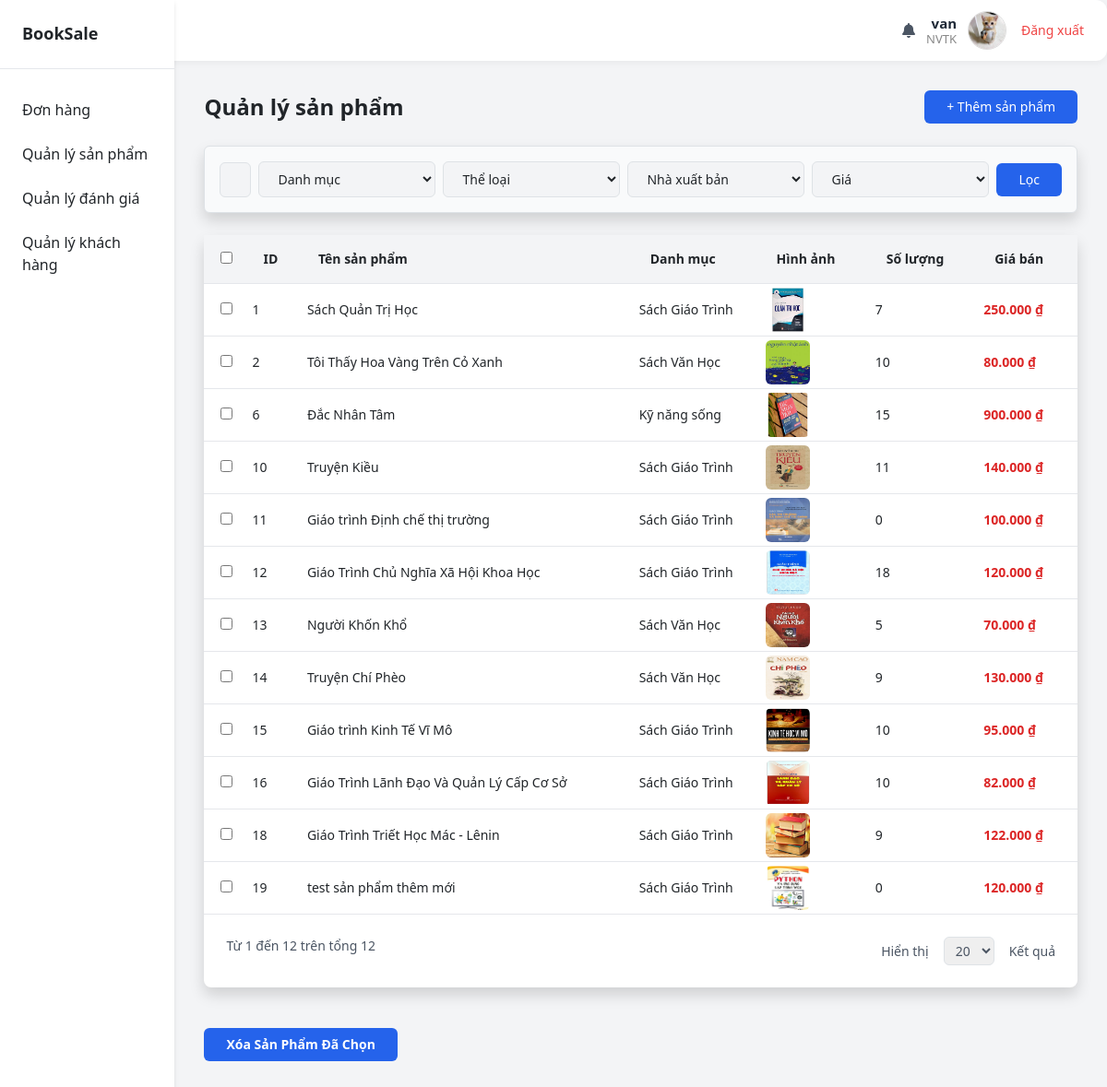
Screenshot of /emp/product (signed in) with the database file from the repository.
### booksale_app/models.py (models this page shows, shortened)
class Product(models.Model):
    product_name = models.CharField(
        max_length = 255,
        blank=False, null=False,
        help_text = "Tên sản phẩm"
    )
    description = models.TextField(
        blank=False, null=False,
        help_text = "Mô tả"
    )
    image = models.ImageField(upload_to='products/', null=True, blank=True)
    cost_price = models.DecimalField(
        max_digits=10,
        decimal_places=3
    )
    sell_price = models.DecimalField(
        max_digits=10,
        decimal_places=3
    )
    quantity = models.PositiveIntegerField(default=0)
    publisher = models.ForeignKey(
        Publisher,
        on_delete=models.CASCADE
    )
    category = models.ForeignKey(
        Category,
        on_delete=models.CASCADE
    )
    genre = models.ManyToManyField(
        'Genre',
        through="Genre_Item")
    cart = models.ManyToManyField(
        'Cart',
        through='Cart_Item'
    )
    order = models.ManyToManyField(
        'Order',
         through="Order_Item"
    )

class Category(models.Model):
    category_name = models.CharField(
        max_length = 255,
        blank=False, null=False,
        help_text = "Tên danh mục"
    )
    description = models.TextField(
        blank=False, null=False,
        help_text = "Mô tả"
    )
    created_at = models.DateTimeField(
        auto_now_add=True
    )
    updated_at = models.DateTimeField(
        auto_now_add=True
    )

### booksale_app/views/admin_view/sanpham.py (the view)
# urls.py: path('emp/product', views.product_list, name='product_list'),
@login_required(login_url='login')
def product_list(request):
    products = Product.objects.all()
    categories = Category.objects.all()
    genres = Genre.objects.all()
    publishers = Publisher.objects.all()
    search = request.GET.get('search', '')
    if search:
        products = products.filter(product_name__icontains=search)
    category = request.GET.get('category', '')
    if category:
        products = products.filter(category_id=category)
    genre = request.GET.get('genre', '')
    if genre:
        products = products.filter(genre__id=genre)
    publisher = request.GET.get('publisher', '')
    if publisher:
        products = products.filter(publisher_id=publisher)
    price_range = request.GET.get('price_range')
    if price_range == "1":
        products = products.filter(sell_price__lt=100000)
    elif price_range == "2":
        products = products.filter(sell_price__gte=100000, sell_price__lte=200000)
    elif price_range == "3":
        products = products.filter(sell_price__gt=200000)
    context = {
        'products': products,
        'categories': categories,
        'genres': genres,
        'publishers': publishers,
    }
    return render(request, 'admin_temp/product/product_list.html', context)

### booksale_app/context_processors.py (called while the page is built)
def categories_and_cart(request):
    context = {
        'categories': Category.objects.all()[:3],  # Lấy 3 categories đầu tiên cho menu
        'cart_count': 0
    }
    if request.user.is_authenticated:
        try:
            customer = Customer.objects.get(user=request.user)
            cart = Cart.objects.filter(customer=customer).first()
            if cart:
                cart_count = Cart_Item.objects.filter(cart=cart).aggregate(
                    total=Sum('quantity')
                )['total'] or 0
                context['cart_count'] = int(cart_count) if cart_count else 0
        except (Customer.DoesNotExist, AttributeError):
            context['cart_count'] = 0
    return context

def global_user_context(request):
    user = request.user
    is_kh = False
    role = None
    if user.is_authenticated:
        is_kh = user.groups.filter(name="KH").exists()
        if user.groups.filter(name="NVBH").exists():
            role = "NVBH"
        elif user.groups.filter(name="NVTK").exists():
            role = "NVTK"
    return {
        "is_kh": is_kh,
        "role": role,
    }

### booksale_app/templates/admin_temp/product/product_list.html (shortened to what this page needs)
{% extends "admin_temp/admin_base.html" %}
{% load static %}
{% block content %}
<main class="flex-1 p-8 text-sm">
    <div class="flex justify-between items-center mb-4">
        <h1 class="text-2xl font-semibold">Quản lý sản phẩm</h1>
        <a href="{% url 'product_add' %}" class="bg-blue-600 text-white px-4 py-2 rounded hover:bg-blue-700">
            + Thêm sản phẩm
        </a>
    </div>
    <form method="get" class="flex flex-col md:flex-row md:items-center space-y-2 md:space-y-0 md:space-x-2 mb-4 border border-gray-300 rounded p-3 bg-gray-50 shadow w-full">
        <input type="text" name="search" placeholder="Tìm kiếm sản phẩm..."
               value="{{ request.GET.search }}"
               class="bg-gray-100 border border-gray-300 rounded px-3 py-2 flex-1 focus:outline-none focus:ring-1 focus:ring-blue-300 w-full md:flex-1" />
        <select name="category" class="bg-gray-100 border border-gray-300 rounded px-3 py-2 focus:outline-none focus:ring-1 focus:ring-blue-300 w-full md:w-48">
            <option value="">Danh mục</option>
        </select>
        <select name="genre" class="bg-gray-100 border border-gray-300 rounded px-3 py-2 focus:outline-none focus:ring-1 focus:ring-blue-300 w-full md:w-48">
            <option value="">Thể loại</option>
        </select>
        <select name="publisher" class="bg-gray-100 border border-gray-300 rounded px-3 py-2 focus:outline-none focus:ring-1 focus:ring-blue-300 w-full md:w-48">
            <option value="">Nhà xuất bản</option>
        </select>
        <select name="price_range" class="bg-gray-100 border border-gray-300 rounded px-3 py-2 w-full md:w-48">
            <option value="">Giá</option>
        </select>
        <button type="submit" class="bg-blue-600 text-white px-4 py-2 rounded hover:bg-blue-700 w-full md:w-auto">
            Lọc
        </button>
    </form>
    <form method="POST" action="{% url 'product_bulk_delete' %}">
        <div class="bg-white shadow rounded-lg w-full">
            <table class="w-full text-left">
                <thead>
                    <tr class="bg-gray-100 border-b">
                        <th class="p-3 w-12 text-center">
                            <input type="checkbox" id="select_all_products">
                        </th>
                        <th class="p-3">ID</th>
                        <th class="p-3">Tên sản phẩm</th>
                        <th class="p-3">Danh mục</th>
                        <th class="p-3">Hình ảnh</th>
                        <th class="p-3">Số lượng</th>
                        <th class="p-3">Giá bán</th>
                    </tr>
                </thead>
                <tbody>
                    {% for p in products %}
                    <tr class="border-b hover:bg-gray-50">
                        <td class="p-1 text-center">
                            <input type="checkbox" name="product_ids" value="{{ p.id }}" class="product-checkbox">
                        </td>
                        <td class="p-1 cursor-pointer" onclick="window.location.href='{% url 'product_detail' p.id %}'">{{ p.id }}</td>
                        <td class="p-1 cursor-pointer" onclick="window.location.href='{% url 'product_detail' p.id %}'">{{ p.product_name }}</td>
                        <td class="p-1 cursor-pointer" onclick="window.location.href='{% url 'product_detail' p.id %}'">{{ p.category.category_name }}</td>
                        <td class="p-1 cursor-pointer" onclick="window.location.href='{% url 'product_detail' p.id %}'">
                            {% if p.image %}
                                <img src="{{ p.image.url }}" class="w-12 h-12 rounded" />
                            {% else %}
                                <img src="{% static 'images/default.png' %}" class="w-12 h-12 rounded" />
                            {% endif %}
                        </td>
                        <td class="p-1 cursor-pointer" onclick="window.location.href='{% url 'product_detail' p.id %}'">{{ p.quantity }}</td>
                        <td class="p-1 text-red-600 font-semibold cursor-pointer" onclick="window.location.href='{% url 'product_detail' p.id %}'">{{ p.sell_price }} ₫</td>
                    </tr>
                    {% empty %}
                    <tr>
                        <td colspan="7" class="text-center p-4 text-gray-500">Chưa có sản phẩm nào.</td>
                    </tr>
                    {% endfor %}
                </tbody>
            </table>
            <div class="flex justify-between p-4 text-sm text-gray-600">
                <p>Từ 1 đến {{ products|length }} trên tổng {{ products|length }}</p>
                <div class="flex items-center gap-3">
                    <span>Hiển thị</span>
                    <select class="border rounded px-2 py-1">
                        <option>20</option>
                    </select>
                    <span>Kết quả</span>
                </div>
            </div>
        </div>
        <br>
        <div class="mt-4 flex justify-start">
            <button type="submit" class="bg-blue-600 hover:bg-red-700 text-white font-bold py-2 px-4 rounded"
                    onclick="return confirm('Bạn có chắc chắn muốn xóa các sản phẩm đã chọn không?');">
                Xóa Sản Phẩm Đã Chọn
            </button>
        </div>
    </form>
</main>
{% endblock %}

### booksale_app/templates/admin_temp/admin_base.html (shortened to what this page needs)
{% load static %}
<!DOCTYPE html>
<html lang="en">
    <head>
        <script src="https://cdn.tailwindcss.com"></script>
        <link
            href="https://cdn.jsdelivr.net/npm/bootstrap@5.3.3/dist/css/bootstrap.min.css"
            rel="stylesheet"
        />
        <link
            href="https://cdnjs.cloudflare.com/ajax/libs/font-awesome/6.5.0/css/all.min.css"
            rel="stylesheet"
        />
    </head>
    <body class="bg-gray-100 font-sans">
        <div class="header">
            <div class="user-section">
                <div><i class="fa fa-bell text-gray-600"></i></div>
                {% if user.is_authenticated %}
                <div class="user-info text-right leading-tight">
                    <p class="name font-bold text-gray-800">{{ user.username }}</p>
                    <p class="role">{{user.groups.all.0.name}}</p>
                </div>
                {% if user.profile.avatar %}
                <img src="{{ user.profile.avatar.url }}" class="avatar" />
                {% else %}
                <img src="{% static 'images/image.jpg' %}" class="avatar" />
                {% endif %}
                <a href="{% url 'logout' %}" class="text-sm text-red-500 hover:underline ml-1"
                    >Đăng xuất</a
                >
                {% endif %}
            </div>
        </div>
        <div class="flex h-100">
            <aside class="w-64 bg-white h-screen shadow-md" style="margin-top: -68px">
                <div class="p-6 flex items-center space-x-2 border-b">
                    <span class="font-semibold text-lg">BookSale</span>
                </div>
                <nav class="mt-6">
                    <ul class="space-y-2">
                        <li>
                            <a
                                href="{% url 'emp/order_list'%}"
                                class="flex items-center px-6 py-2 hover:bg-gray-10 {% if request.resolver_match.url_name == 'emp/order_list' %} isActive {% endif %}"
                            >
                                <span>Đơn hàng</span>
                            </a>
                        </li>
                        <li>
                            <details>
                                <summary
                                    class="flex items-center px-6 py-2 hover:bg-gray-100 rounded"
                                >
                                    Quản lý sản phẩm
                                </summary>
                            </details>
                        </li>
                        <li>
                            <a
                                href="{% url 'review_list' %}"
                                class="flex items-center px-6 py-2 hover:bg-gray-100 {% if request.resolver_match.url_name == 'review_list' %} isActive {% endif %}"
                            >
                                <span>Quản lý đánh giá</span>
                            </a>
                        </li>
                        <li>
                            <a
                                href="{% url 'emp/customer_list' %}"
                                class="flex items-center px-6 py-2 hover:bg-gray-100 {% if request.resolver_match.url_name == 'emp/customer_list' %} isActive {% endif %}"
                            >
                                <span>Quản lý khách hàng</span>
                            </a>
                        </li>
                    </ul>
                </nav>
            </aside>
            {% block content %} {% endblock %}
        </div>
    </body>
</html>

### booksale_app/templates/admin_temp/admin_base.html (style rules this page uses)
body { background-color: #f5f6fa; font-family: 'Segoe UI', sans-serif; margin: 0; }
summary::marker { content: ''; }
details > summary { display: flex; align-items: center; padding-left: 1.5rem; padding-top: 0.5rem; padding-bottom: 0.5rem; cursor: pointer; }
.header { background-color: #fff; border-radius: 12px; box-shadow: 0 2px 8px rgba(0, 0, 0, 0.05); display: flex; justify-content: space-between; align-items: center; padding: 12px 25px; }
.user-section { display: flex; align-items: center; gap: 12px; }
.user-info { text-align: right; }
.user-info .name { font-weight: 600; font-size: 15px; margin: 0; }
.user-info .role { color: #888; font-size: 13px; margin: 0; }
.avatar { width: 42px; height: 42px; border-radius: 50%; border: 1px solid #ddd; }

### rows the page displays
Product: id "1", product_name "Sách Quản Trị Học", category.category_name "Sách Giáo Trình", image (picture), quantity "7", sell_price "250.000"
Product: id "2", product_name "Tôi Thấy Hoa Vàng Trên Cỏ Xanh", category.category_name "Sách Văn Học", image (picture), quantity "10", sell_price "80.000"
Product: id "6", product_name "Đắc Nhân Tâm", category.category_name "Kỹ năng sống", image (picture), quantity "15", sell_price "900.000"
Product: id "10", product_name "Truyện Kiều", category.category_name "Sách Giáo Trình", image (picture), quantity "11", sell_price "140.000"
Product: id "11", product_name "Giáo trình Định chế thị trường", category.category_name "Sách Giáo Trình", image (picture), quantity "0", sell_price "100.000"
Product: id "12", product_name "Giáo Trình Chủ Nghĩa Xã Hội Khoa Học", category.category_name "Sách Giáo Trình", image (picture), quantity "18", sell_price "120.000"
Product: id "13", product_name "Người Khốn Khổ", category.category_name "Sách Văn Học", image (picture), quantity "5", sell_price "70.000"
Product: id "14", product_name "Truyện Chí Phèo", category.category_name "Sách Văn Học", image (picture), quantity "9", sell_price "130.000"
Product: id "15", product_name "Giáo trình Kinh Tế Vĩ Mô", category.category_name "Sách Giáo Trình", image (picture), quantity "10", sell_price "95.000"
Product: id "16", product_name "Giáo Trình Lãnh Đạo Và Quản Lý Cấp Cơ Sở", category.category_name "Sách Giáo Trình", image (picture), quantity "10", sell_price "82.000"
Product: id "18", product_name "Giáo Trình Triết Học Mác - Lênin", category.category_name "Sách Giáo Trình", image (picture), quantity "9", sell_price "122.000"
Product: id "19", product_name "test sản phẩm thêm mới", category.category_name "Sách Giáo Trình", image (picture), quantity "0", sell_price "120.000"

### other values shown
{{ user.username }} "van"
{{ user.groups.all.0.name }} "NVTK"
{{ products|length }} "12"
